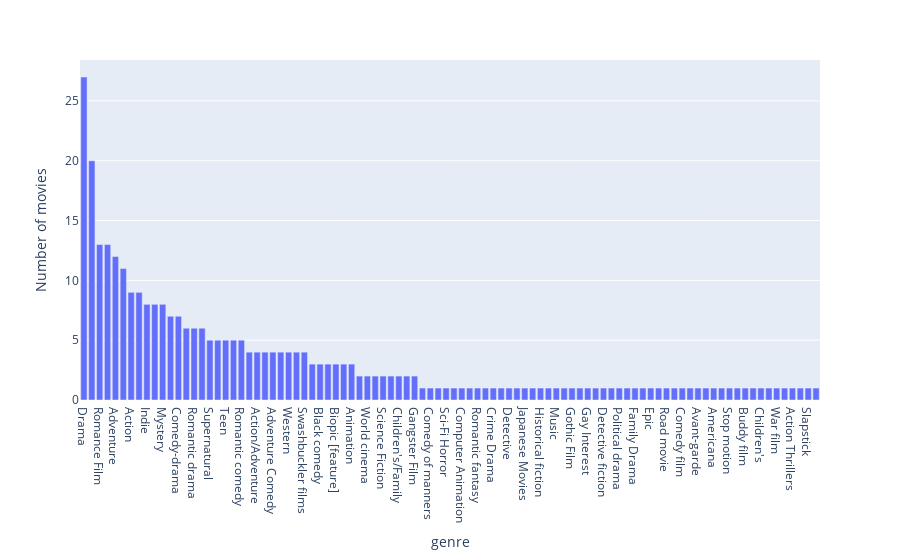

Notebook cell for this chart:
### Code cell
genres_analysis_for_actor(actor_movies_with_genre, movie_genres, "Johnny Depp")

### Figure 1 — Plotly figure (JSON) as saved in the notebook; plotly's stock layout.template omitted (floating-point values rounded to 4 significant figures)
{"data": [{"alignmentgroup": "True", "hovertemplate": "genre=%{x}<br>Number of movies=%{y}<extra></extra>", "legendgroup": "", "marker": {"color": "#636efa", "pattern": {"shape": ""}}, "name": "", "offsetgroup": "", "orientation": "v", "showlegend": false, "textposition": "auto", "type": "bar", "x": ["Drama", "Comedy", "Romance Film", "Fantasy", "Adventure", "Thriller", "Action", "Horror", "Indie", "Crime Fiction", "Mystery", "Period piece", "Comedy-drama", "Cult", "Romantic drama", "Family Film", "Supernatural", "Biography", "Teen", "Costume drama", "Romantic comedy", "Musical", "Action/Adventure", "Film adaptation", "Adventure Comedy", "Psychological thriller", "Western", "Biographical film", "Swashbuckler films", "Crime Thriller", "Black comedy", "Slasher", "Biopic [feature]", "Fantasy Adventure", "Animation", "Black-and-white", "World cinema", "LGBT", "Science Fiction", "Parody", "Children's/Family", "Costume Horror", "Gangster Film", "Sex comedy", "Comedy of manners", "Satire", "Sci-Fi Horror", "Coming of age", "Computer Animation", "Rockumentary", "Romantic fantasy", "Costume Adventure", "Crime Drama", "Experimental film", "Detective", "Gay", "Japanese Movies", "Melodrama", "Historical fiction", "Acid western", "Music", "Musical comedy", "Gothic Film", "Gay Themed", "Gay Interest", "Period Horror", "Detective fiction", "Fantasy Comedy", "Political drama", "Family-Oriented Adventure", "Family Drama", "Short Film", "Epic", "Remake", "Road movie", "Documentary", "Comedy film", "Absurdism", "Avant-garde", "Children's Fantasy", "Americana", "Suspense", "Stop motion", "Steampunk", "Buddy film", "Anti-war", "Children's", "Anti-war film", "War film", "Tragedy", "Action Thrillers", "Combat Films", "Slapstick", "Slice of life story"], "xaxis": "x", "y": [27, 20, 13, 13, 12, 11, 9, 9, 8, 8, 8, 7, 7, 6, 6, 6, 5, 5, 5, 5, 5, 4, 4, 4, 4, 4, 4, 4, 4, 3, 3, 3, 3, 3, 3, 2, 2, 2, 2, 2, 2, 2, 2, 1, 1, 1, 1, 1, 1, 1, 1, 1, 1, 1, 1, 1, 1, 1, 1, 1, 1, 1, 1, 1, 1, 1, 1, 1, 1, 1, 1, 1, 1, 1, 1, 1, 1, 1, 1, 1, 1, 1, 1, 1, 1, 1, 1, 1, 1, 1, 1, 1, 1, 1], "yaxis": "y"}], "layout": {"autosize": true, "barmode": "relative", "legend": {"tracegroupgap": 0}, "margin": {"t": 60}, "xaxis": {"anchor": "y", "autorange": true, "domain": [0, 1], "range": [-0.5, 93.5], "title": {"text": "genre"}, "type": "category"}, "yaxis": {"anchor": "x", "autorange": true, "domain": [0, 1], "range": [0, 28.42], "title": {"text": "Number of movies"}, "type": "linear"}}}
